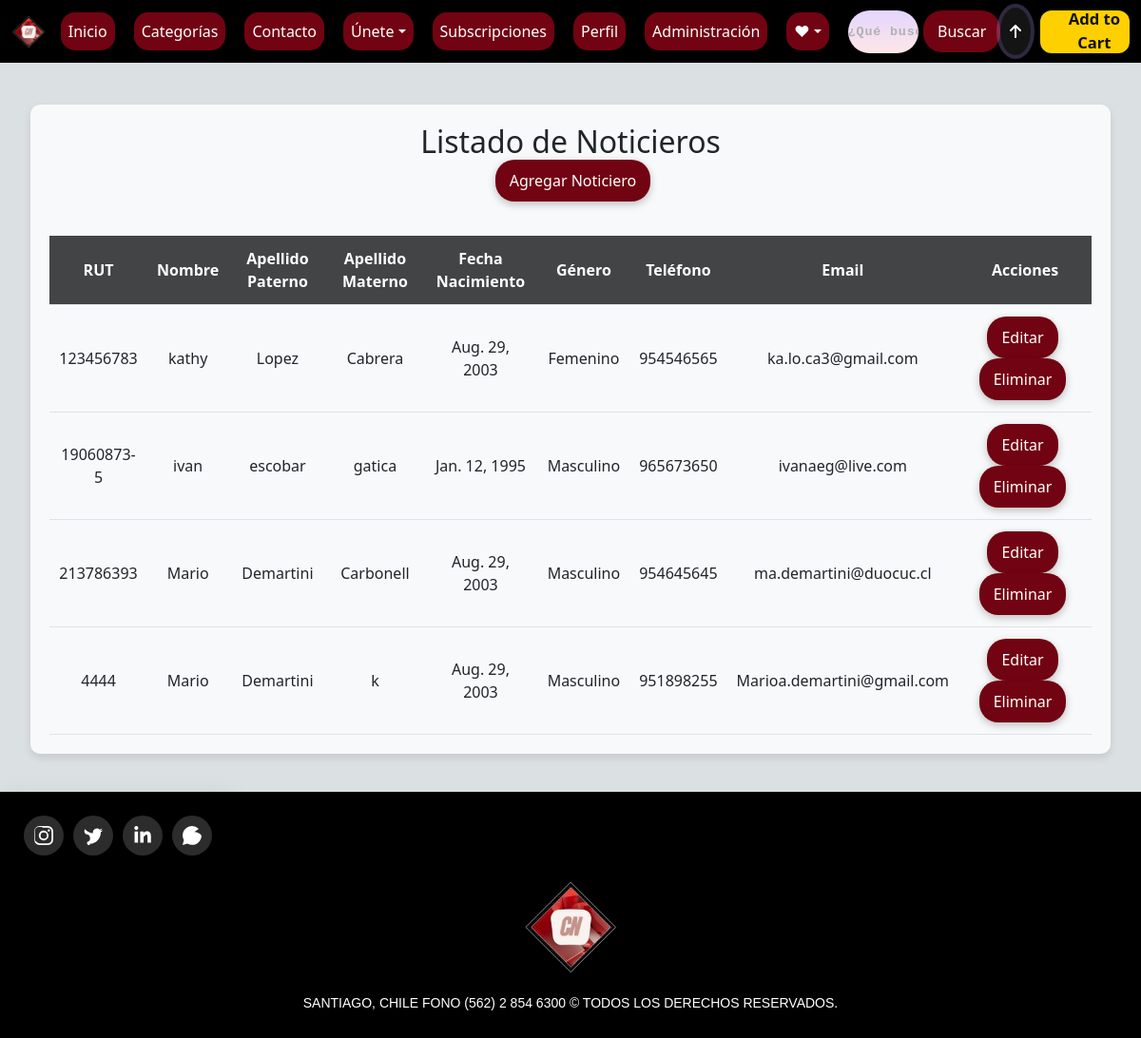
The page /noticiero_list/ (signed in) on the database as committed earlier.
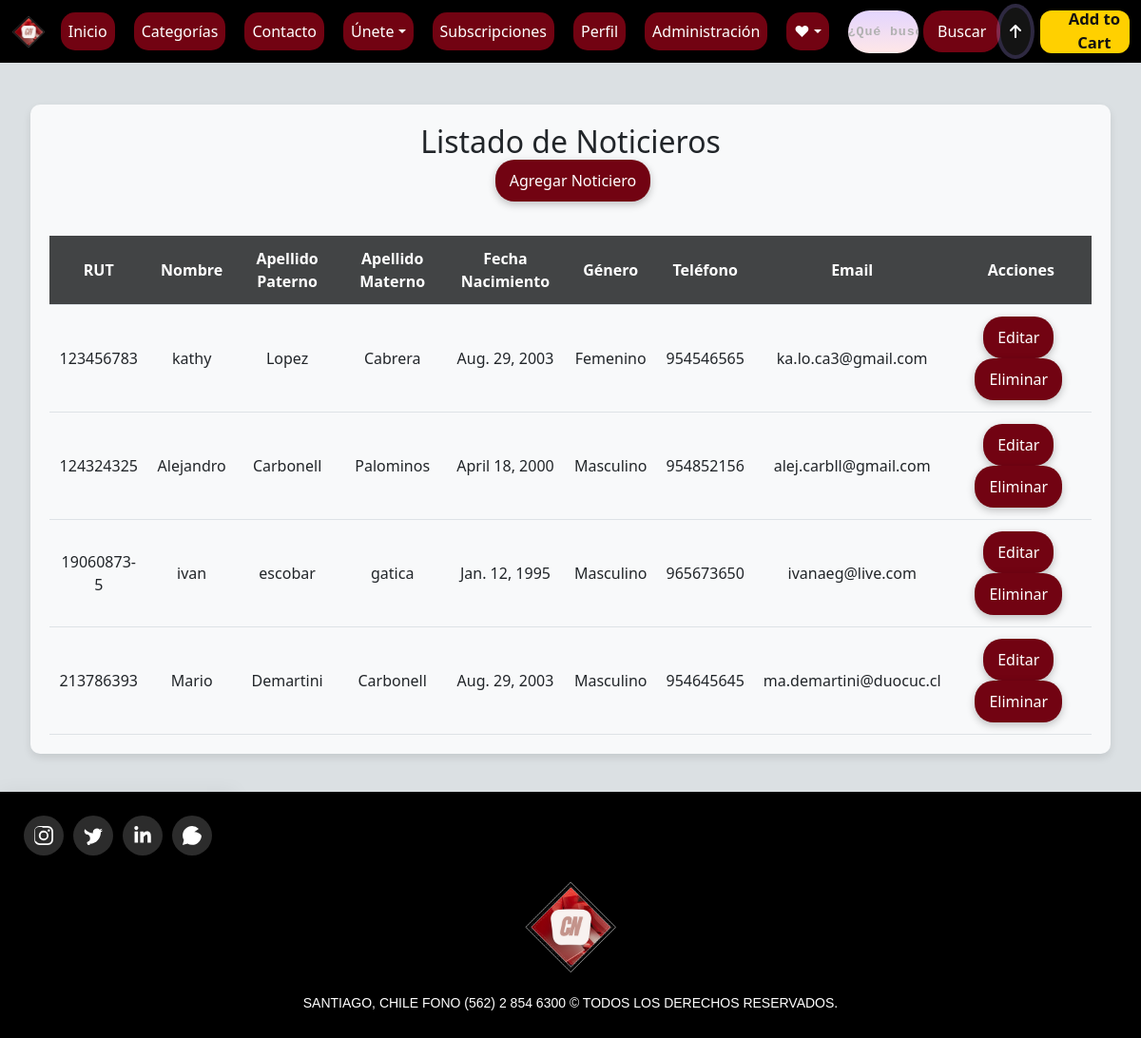
The same page on the database as committed later.
### noticiero/models.py (models this page shows, shortened)
class Noticiero(models.Model):
    rut = models.CharField(primary_key=True, max_length=10)
    nombre = models.CharField(max_length=20)
    apellido_paterno = models.CharField(max_length=20)
    apellido_materno = models.CharField(max_length=20)
    fecha_nacimiento = models.DateField(blank=False, null=False)
    id_genero = models.ForeignKey(Genero, on_delete=models.CASCADE, db_column='idGenero')
    telefono = models.CharField(max_length=45)
    email = models.EmailField(unique=True, max_length=100, blank=True, null=True)
    direccion = models.CharField(max_length=50, blank=True, null=True)
    activo = models.IntegerField()
    class Meta:
        ordering = ['rut']

class Genero(models.Model):
    id_genero = models.AutoField(db_column='idGenero', primary_key=True)
    genero = models.CharField(max_length=20, blank=False, null=False)

### noticiero/views.py (the view)
# urls.py: path('noticiero_list/', views.noticiero_list, name='noticiero_list'),
@staff_member_required
def noticiero_list(request):
    noticieros = Noticiero.objects.all()
    return render(request, 'noticiero/VistaAdmin/Crud/noticiero_list.html', {'noticieros': noticieros})

### noticiero/templates/noticiero/VistaAdmin/Crud/noticiero_list.html (shortened to what this page needs)
{% extends 'noticiero/base.html' %}
{% block content %}
<div class="container mt-4">
    <div class="cardCrud-1">
        <h2 class="card-title">Listado de Noticieros</h2>
        <a href="{% url 'noticiero_add' %}" class="custom-btn btn search-button mb-3">Agregar Noticiero</a>
        <div class="table-responsive">
            <table class="crud-table">
                <thead>
                    <tr>
                        <th>RUT</th>
                        <th>Nombre</th>
                        <th>Apellido Paterno</th>
                        <th>Apellido Materno</th>
                        <th>Fecha Nacimiento</th>
                        <th>Género</th>
                        <th>Teléfono</th>
                        <th>Email</th>
                        <th>Acciones</th>
                    </tr>
                </thead>
                <tbody>
                    {% for noticiero in noticieros %}
                    <tr>
                        <td>{{ noticiero.rut }}</td>
                        <td>{{ noticiero.nombre }}</td>
                        <td>{{ noticiero.apellido_paterno }}</td>
                        <td>{{ noticiero.apellido_materno }}</td>
                        <td>{{ noticiero.fecha_nacimiento }}</td>
                        <td>{{ noticiero.id_genero.genero }}</td>
                        <td>{{ noticiero.telefono }}</td>
                        <td>{{ noticiero.email }}</td>
                        <td>
                            <a href="{% url 'noticiero_edit' noticiero.rut %}" class="custom-btn btn search-button">Editar</a>
                            <a href="{% url 'noticiero_delete' noticiero.rut %}" class="custom-btn btn search-button">Eliminar</a>
                        </td>
                    </tr>
                    {% empty %}
                    <tr>
                        <td colspan="9">No hay noticieros disponibles.</td>
                    </tr>
                    {% endfor %}
                </tbody>
            </table>
        </div>
    </div>
</div>
{% endblock %}

Rows that differ between the two databases and show on the page:
removed Noticiero: rut "4444", nombre "Mario", apellido_paterno "Demartini", apellido_materno "k", fecha_nacimiento "Aug. 29, 2003", id_genero.genero "Masculino", telefono "951898255", email "Marioa.demartini@gmail.com"
added Noticiero: rut "124324325", nombre "Alejandro", apellido_paterno "Carbonell", apellido_materno "Palominos", fecha_nacimiento "April 18, 2000", id_genero.genero "Masculino", telefono "954852156", email "alej.carbll@gmail.com"
